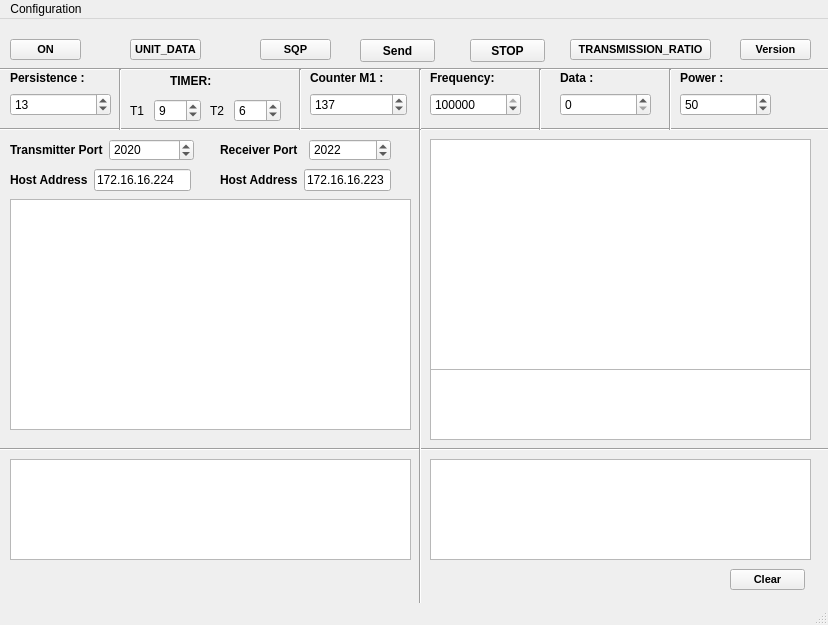
<?xml version="1.0" encoding="UTF-8"?>
<ui version="4.0">
 <class>tcpvdl2</class>
 <widget class="QMainWindow" name="tcpvdl2">
  <property name="geometry">
   <rect>
    <x>0</x>
    <y>0</y>
    <width>828</width>
    <height>625</height>
   </rect>
  </property>
  <property name="windowTitle">
   <string>MainWindow</string>
  </property>
  <widget class="QWidget" name="centralwidget">
   <widget class="QPlainTextEdit" name="info">
    <property name="geometry">
     <rect>
      <x>430</x>
      <y>350</y>
      <width>381</width>
      <height>71</height>
     </rect>
    </property>
   </widget>
   <widget class="QWidget" name="layoutWidget">
    <property name="geometry">
     <rect>
      <x>310</x>
      <y>50</y>
      <width>97</width>
      <height>47</height>
     </rect>
    </property>
    <layout class="QVBoxLayout" name="verticalLayout_10">
     <item>
      <widget class="QLabel" name="label_19">
       <property name="font">
        <font>
         <weight>75</weight>
         <bold>true</bold>
        </font>
       </property>
       <property name="text">
        <string>Counter M1 :</string>
       </property>
      </widget>
     </item>
     <item>
      <widget class="QSpinBox" name="spinBox_7">
       <property name="maximum">
        <number>65535</number>
       </property>
       <property name="value">
        <number>137</number>
       </property>
      </widget>
     </item>
    </layout>
   </widget>
   <widget class="Line" name="line_11">
    <property name="geometry">
     <rect>
      <x>-20</x>
      <y>40</y>
      <width>1041</width>
      <height>20</height>
     </rect>
    </property>
    <property name="orientation">
     <enum>Qt::Horizontal</enum>
    </property>
   </widget>
   <widget class="QPushButton" name="sqp">
    <property name="geometry">
     <rect>
      <x>260</x>
      <y>20</y>
      <width>71</width>
      <height>21</height>
     </rect>
    </property>
    <property name="font">
     <font>
      <pointsize>8</pointsize>
      <weight>75</weight>
      <bold>true</bold>
     </font>
    </property>
    <property name="text">
     <string>SQP</string>
    </property>
   </widget>
   <widget class="QWidget" name="layoutWidget_8">
    <property name="geometry">
     <rect>
      <x>210</x>
      <y>80</y>
      <width>71</width>
      <height>24</height>
     </rect>
    </property>
    <layout class="QHBoxLayout" name="horizontalLayout_8">
     <item>
      <widget class="QLabel" name="label_16">
       <property name="text">
        <string>T2</string>
       </property>
      </widget>
     </item>
     <item>
      <widget class="QSpinBox" name="spinBox_6">
       <property name="maximum">
        <number>120</number>
       </property>
       <property name="value">
        <number>6</number>
       </property>
      </widget>
     </item>
    </layout>
   </widget>
   <widget class="QWidget" name="layoutWidget_10">
    <property name="geometry">
     <rect>
      <x>680</x>
      <y>50</y>
      <width>91</width>
      <height>47</height>
     </rect>
    </property>
    <layout class="QVBoxLayout" name="verticalLayout_7">
     <item>
      <widget class="QLabel" name="label_12">
       <property name="font">
        <font>
         <weight>75</weight>
         <bold>true</bold>
        </font>
       </property>
       <property name="text">
        <string>Power :</string>
       </property>
      </widget>
     </item>
     <item>
      <widget class="QSpinBox" name="puissance">
       <property name="maximum">
        <number>123456789</number>
       </property>
       <property name="value">
        <number>50</number>
       </property>
      </widget>
     </item>
    </layout>
   </widget>
   <widget class="QPushButton" name="pushButton_2">
    <property name="geometry">
     <rect>
      <x>470</x>
      <y>20</y>
      <width>75</width>
      <height>23</height>
     </rect>
    </property>
    <property name="font">
     <font>
      <weight>75</weight>
      <bold>true</bold>
     </font>
    </property>
    <property name="text">
     <string>STOP</string>
    </property>
   </widget>
   <widget class="Line" name="line_3">
    <property name="geometry">
     <rect>
      <x>-40</x>
      <y>100</y>
      <width>1061</width>
      <height>20</height>
     </rect>
    </property>
    <property name="orientation">
     <enum>Qt::Horizontal</enum>
    </property>
   </widget>
   <widget class="Line" name="line_13">
    <property name="geometry">
     <rect>
      <x>530</x>
      <y>50</y>
      <width>20</width>
      <height>61</height>
     </rect>
    </property>
    <property name="orientation">
     <enum>Qt::Vertical</enum>
    </property>
   </widget>
   <widget class="QWidget" name="layoutWidget_9">
    <property name="geometry">
     <rect>
      <x>430</x>
      <y>50</y>
      <width>91</width>
      <height>47</height>
     </rect>
    </property>
    <layout class="QVBoxLayout" name="verticalLayout_8">
     <item>
      <widget class="QLabel" name="label_13">
       <property name="font">
        <font>
         <weight>75</weight>
         <bold>true</bold>
        </font>
       </property>
       <property name="text">
        <string>Frequency:</string>
       </property>
      </widget>
     </item>
     <item>
      <widget class="QSpinBox" name="frequence_2">
       <property name="maximum">
        <number>123456789</number>
       </property>
       <property name="value">
        <number>118025</number>
       </property>
      </widget>
     </item>
    </layout>
   </widget>
   <widget class="QPlainTextEdit" name="plainTextEdit_4">
    <property name="geometry">
     <rect>
      <x>10</x>
      <y>440</y>
      <width>401</width>
      <height>101</height>
     </rect>
    </property>
   </widget>
   <widget class="QPlainTextEdit" name="plainTextEdit_2">
    <property name="geometry">
     <rect>
      <x>10</x>
      <y>180</y>
      <width>401</width>
      <height>231</height>
     </rect>
    </property>
   </widget>
   <widget class="QWidget" name="layoutWidget_3">
    <property name="geometry">
     <rect>
      <x>130</x>
      <y>80</y>
      <width>71</width>
      <height>24</height>
     </rect>
    </property>
    <layout class="QHBoxLayout" name="horizontalLayout_11">
     <item>
      <widget class="QLabel" name="label_18">
       <property name="text">
        <string>T1</string>
       </property>
      </widget>
     </item>
     <item>
      <widget class="QSpinBox" name="spinBox_8">
       <property name="maximum">
        <number>250</number>
       </property>
       <property name="value">
        <number>9</number>
       </property>
      </widget>
     </item>
    </layout>
   </widget>
   <widget class="Line" name="line_4">
    <property name="geometry">
     <rect>
      <x>110</x>
      <y>50</y>
      <width>20</width>
      <height>61</height>
     </rect>
    </property>
    <property name="orientation">
     <enum>Qt::Vertical</enum>
    </property>
   </widget>
   <widget class="Line" name="line_10">
    <property name="geometry">
     <rect>
      <x>660</x>
      <y>50</y>
      <width>20</width>
      <height>61</height>
     </rect>
    </property>
    <property name="orientation">
     <enum>Qt::Vertical</enum>
    </property>
   </widget>
   <widget class="QWidget" name="layoutWidget_6">
    <property name="geometry">
     <rect>
      <x>220</x>
      <y>150</y>
      <width>171</width>
      <height>22</height>
     </rect>
    </property>
    <layout class="QHBoxLayout" name="horizontalLayout_3">
     <item>
      <widget class="QLabel" name="label_20">
       <property name="font">
        <font>
         <weight>75</weight>
         <bold>true</bold>
        </font>
       </property>
       <property name="text">
        <string>Host Address</string>
       </property>
      </widget>
     </item>
     <item>
      <widget class="QLineEdit" name="lineEditip_2">
       <property name="text">
        <string>172.16.16.223</string>
       </property>
      </widget>
     </item>
    </layout>
   </widget>
   <widget class="QLabel" name="label_11">
    <property name="geometry">
     <rect>
      <x>170</x>
      <y>50</y>
      <width>49</width>
      <height>24</height>
     </rect>
    </property>
    <property name="font">
     <font>
      <weight>75</weight>
      <bold>true</bold>
     </font>
    </property>
    <property name="text">
     <string>TIMER:</string>
    </property>
   </widget>
   <widget class="QPlainTextEdit" name="plainTextEdit_3">
    <property name="geometry">
     <rect>
      <x>430</x>
      <y>440</y>
      <width>381</width>
      <height>101</height>
     </rect>
    </property>
   </widget>
   <widget class="QWidget" name="layoutWidget_2">
    <property name="geometry">
     <rect>
      <x>10</x>
      <y>120</y>
      <width>184</width>
      <height>22</height>
     </rect>
    </property>
    <layout class="QHBoxLayout" name="horizontalLayout">
     <item>
      <widget class="QLabel" name="label_14">
       <property name="font">
        <font>
         <weight>75</weight>
         <bold>true</bold>
        </font>
       </property>
       <property name="text">
        <string>Transmitter Port</string>
       </property>
      </widget>
     </item>
     <item>
      <widget class="QSpinBox" name="spinBox_9">
       <property name="maximum">
        <number>573439634</number>
       </property>
       <property name="value">
        <number>2020</number>
       </property>
      </widget>
     </item>
    </layout>
   </widget>
   <widget class="QWidget" name="layoutWidget_4">
    <property name="geometry">
     <rect>
      <x>10</x>
      <y>150</y>
      <width>181</width>
      <height>22</height>
     </rect>
    </property>
    <layout class="QHBoxLayout" name="horizontalLayout_2">
     <item>
      <widget class="QLabel" name="label_17">
       <property name="font">
        <font>
         <weight>75</weight>
         <bold>true</bold>
        </font>
       </property>
       <property name="text">
        <string>Host Address</string>
       </property>
      </widget>
     </item>
     <item>
      <widget class="QLineEdit" name="lineEditip">
       <property name="text">
        <string>172.16.16.224</string>
       </property>
      </widget>
     </item>
    </layout>
   </widget>
   <widget class="Line" name="line_8">
    <property name="geometry">
     <rect>
      <x>-60</x>
      <y>420</y>
      <width>1061</width>
      <height>20</height>
     </rect>
    </property>
    <property name="orientation">
     <enum>Qt::Horizontal</enum>
    </property>
   </widget>
   <widget class="Line" name="line_6">
    <property name="geometry">
     <rect>
      <x>410</x>
      <y>50</y>
      <width>20</width>
      <height>61</height>
     </rect>
    </property>
    <property name="orientation">
     <enum>Qt::Vertical</enum>
    </property>
   </widget>
   <widget class="QPushButton" name="version">
    <property name="geometry">
     <rect>
      <x>740</x>
      <y>20</y>
      <width>71</width>
      <height>21</height>
     </rect>
    </property>
    <property name="font">
     <font>
      <pointsize>8</pointsize>
      <weight>75</weight>
      <bold>true</bold>
     </font>
    </property>
    <property name="text">
     <string>Version</string>
    </property>
   </widget>
   <widget class="QPushButton" name="clear">
    <property name="geometry">
     <rect>
      <x>730</x>
      <y>550</y>
      <width>75</width>
      <height>21</height>
     </rect>
    </property>
    <property name="font">
     <font>
      <pointsize>8</pointsize>
      <weight>75</weight>
      <bold>true</bold>
     </font>
    </property>
    <property name="text">
     <string>Clear</string>
    </property>
   </widget>
   <widget class="QPlainTextEdit" name="plainTextEdit">
    <property name="geometry">
     <rect>
      <x>430</x>
      <y>120</y>
      <width>381</width>
      <height>231</height>
     </rect>
    </property>
   </widget>
   <widget class="QPushButton" name="pushButton_4">
    <property name="geometry">
     <rect>
      <x>570</x>
      <y>20</y>
      <width>141</width>
      <height>21</height>
     </rect>
    </property>
    <property name="font">
     <font>
      <pointsize>8</pointsize>
      <weight>75</weight>
      <bold>true</bold>
     </font>
    </property>
    <property name="text">
     <string>TRANSMISSION_RATIO</string>
    </property>
   </widget>
   <widget class="Line" name="line_12">
    <property name="geometry">
     <rect>
      <x>410</x>
      <y>110</y>
      <width>20</width>
      <height>531</height>
     </rect>
    </property>
    <property name="orientation">
     <enum>Qt::Vertical</enum>
    </property>
   </widget>
   <widget class="QPushButton" name="pushButton_3">
    <property name="geometry">
     <rect>
      <x>360</x>
      <y>20</y>
      <width>75</width>
      <height>23</height>
     </rect>
    </property>
    <property name="font">
     <font>
      <weight>75</weight>
      <bold>true</bold>
     </font>
    </property>
    <property name="text">
     <string>Send</string>
    </property>
   </widget>
   <widget class="QWidget" name="layoutWidget_11">
    <property name="geometry">
     <rect>
      <x>560</x>
      <y>50</y>
      <width>91</width>
      <height>47</height>
     </rect>
    </property>
    <layout class="QVBoxLayout" name="verticalLayout_9">
     <item>
      <widget class="QLabel" name="label_15">
       <property name="font">
        <font>
         <weight>75</weight>
         <bold>true</bold>
        </font>
       </property>
       <property name="text">
        <string>Data :</string>
       </property>
      </widget>
     </item>
     <item>
      <widget class="QSpinBox" name="donnees_2">
       <property name="maximum">
        <number>123456789</number>
       </property>
      </widget>
     </item>
    </layout>
   </widget>
   <widget class="Line" name="line_5">
    <property name="geometry">
     <rect>
      <x>290</x>
      <y>50</y>
      <width>20</width>
      <height>61</height>
     </rect>
    </property>
    <property name="orientation">
     <enum>Qt::Vertical</enum>
    </property>
   </widget>
   <widget class="QPushButton" name="pushButton">
    <property name="geometry">
     <rect>
      <x>10</x>
      <y>20</y>
      <width>71</width>
      <height>21</height>
     </rect>
    </property>
    <property name="font">
     <font>
      <pointsize>8</pointsize>
      <weight>75</weight>
      <bold>true</bold>
     </font>
    </property>
    <property name="text">
     <string>ON</string>
    </property>
   </widget>
   <widget class="QWidget" name="layoutWidget_7">
    <property name="geometry">
     <rect>
      <x>220</x>
      <y>120</y>
      <width>171</width>
      <height>22</height>
     </rect>
    </property>
    <layout class="QHBoxLayout" name="horizontalLayout_4">
     <item>
      <widget class="QLabel" name="label_21">
       <property name="font">
        <font>
         <weight>75</weight>
         <bold>true</bold>
        </font>
       </property>
       <property name="text">
        <string>Receiver Port</string>
       </property>
      </widget>
     </item>
     <item>
      <widget class="QSpinBox" name="spinBox_10">
       <property name="maximum">
        <number>573439634</number>
       </property>
       <property name="value">
        <number>2022</number>
       </property>
      </widget>
     </item>
    </layout>
   </widget>
   <widget class="QPushButton" name="UINT_DATA_REQ">
    <property name="geometry">
     <rect>
      <x>130</x>
      <y>20</y>
      <width>71</width>
      <height>21</height>
     </rect>
    </property>
    <property name="font">
     <font>
      <pointsize>8</pointsize>
      <weight>75</weight>
      <bold>true</bold>
     </font>
    </property>
    <property name="text">
     <string>UNIT_DATA</string>
    </property>
   </widget>
   <widget class="QWidget" name="layoutWidget_5">
    <property name="geometry">
     <rect>
      <x>10</x>
      <y>50</y>
      <width>101</width>
      <height>47</height>
     </rect>
    </property>
    <layout class="QVBoxLayout" name="verticalLayout_6">
     <item>
      <widget class="QLabel" name="label_2">
       <property name="font">
        <font>
         <weight>75</weight>
         <bold>true</bold>
        </font>
       </property>
       <property name="text">
        <string>Persistence :</string>
       </property>
      </widget>
     </item>
     <item>
      <widget class="QSpinBox" name="spinBox_5">
       <property name="maximum">
        <number>255</number>
       </property>
       <property name="value">
        <number>13</number>
       </property>
      </widget>
     </item>
    </layout>
   </widget>
  </widget>
  <widget class="QMenuBar" name="menubar">
   <property name="geometry">
    <rect>
     <x>0</x>
     <y>0</y>
     <width>828</width>
     <height>21</height>
    </rect>
   </property>
   <widget class="QMenu" name="menuConfiguration">
    <property name="title">
     <string>Configuration</string>
    </property>
    <widget class="QMenu" name="menuTransmitter">
     <property name="title">
      <string>Transmitter</string>
     </property>
     <addaction name="actionPARAM_req"/>
     <addaction name="actionPWR_SET_REQ"/>
     <addaction name="actionMODE_SET_REQ"/>
     <addaction name="actionPURGRE_REQ"/>
    </widget>
    <widget class="QMenu" name="menuReceiver">
     <property name="title">
      <string>Receiver</string>
     </property>
     <addaction name="actionPARAM_REQ"/>
     <addaction name="actionMODE_SET_REQ_2"/>
    </widget>
    <addaction name="menuTransmitter"/>
    <addaction name="menuReceiver"/>
   </widget>
   <addaction name="menuConfiguration"/>
  </widget>
  <widget class="QStatusBar" name="statusbar"/>
  <action name="actionPARAM_req">
   <property name="text">
    <string>PARAM_REQ</string>
   </property>
  </action>
  <action name="actionPWR_SET_REQ">
   <property name="text">
    <string>PWR_SET_REQ</string>
   </property>
  </action>
  <action name="actionMODE_SET_REQ">
   <property name="text">
    <string>MODE_SET_REQ</string>
   </property>
  </action>
  <action name="actionPURGRE_REQ">
   <property name="text">
    <string>PURGRE_REQ</string>
   </property>
  </action>
  <action name="actionPARAM_REQ">
   <property name="text">
    <string>PARAM_REQ</string>
   </property>
  </action>
  <action name="actionMODE_SET_REQ_2">
   <property name="text">
    <string>MODE_SET_REQ</string>
   </property>
  </action>
 </widget>
 <resources/>
 <connections/>
</ui>
